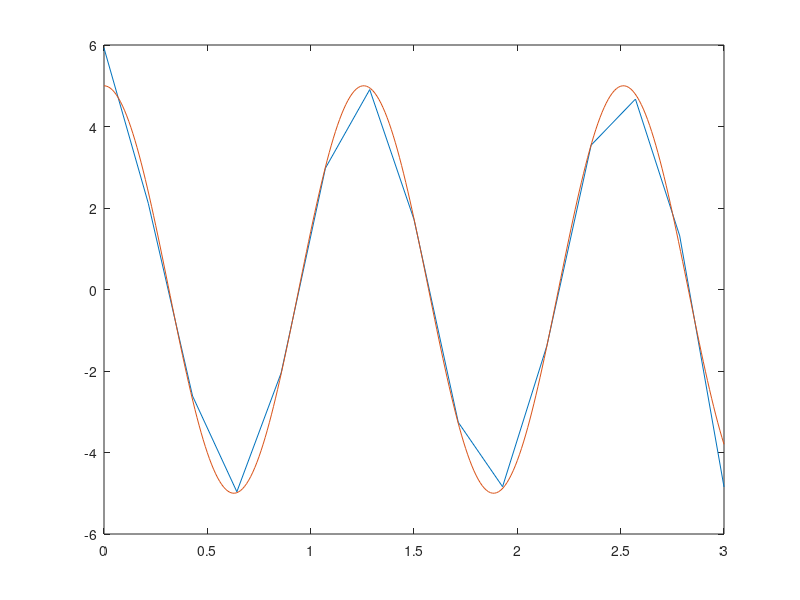

Here is the MATLAB script that generated this plot:
clear all 
clc
shape=15
matc=zeros(shape,shape)
matans=zeros(shape,shape)
matc(1,1)=1
matc(1,2)=2
for i=2:shape-1
  for j=1:shape
    if(j==i-1)
      matc(i,j)=1
    elseif(j==i)
      matc(i,j)=4
    elseif(j==i+1)
      matc(i,j)=1
    endif 
  end
end
matc(shape,shape-1)=2
matc(shape,shape)=1
matans(1,1)=-5/2
matans(1,2)=2
matans(1,3)=1/2
for i =2:shape-1
  for j=1:shape
    if(j==i+1)
      matans(i,j)=3
    elseif(j==i-1)
      matans(i,j)=-3
    endif
  end
end

matans(shape,shape)=5/2
matans(shape,shape-1)=-2
matans(shape,shape-2)=-1/2

x=linspace(0,3,shape)
x=x(1:shape)
mat_sin=linspace(0,3,shape)
mat_sin=mat_sin(1:shape)
mat_sin=sin(5*mat_sin)
matans=mat_sin.*matans
mat_ans=matc\matans
mat_sum=sum(mat_ans,2)/(x(2)-x(1))
x_real=[0:0.01:3]
mat_realsin=5*cos(5*x_real)
plot(x,mat_sum)
hold
plot(x_real,mat_realsin)
print("-djpeg",["pictured_C",'.jpg'])